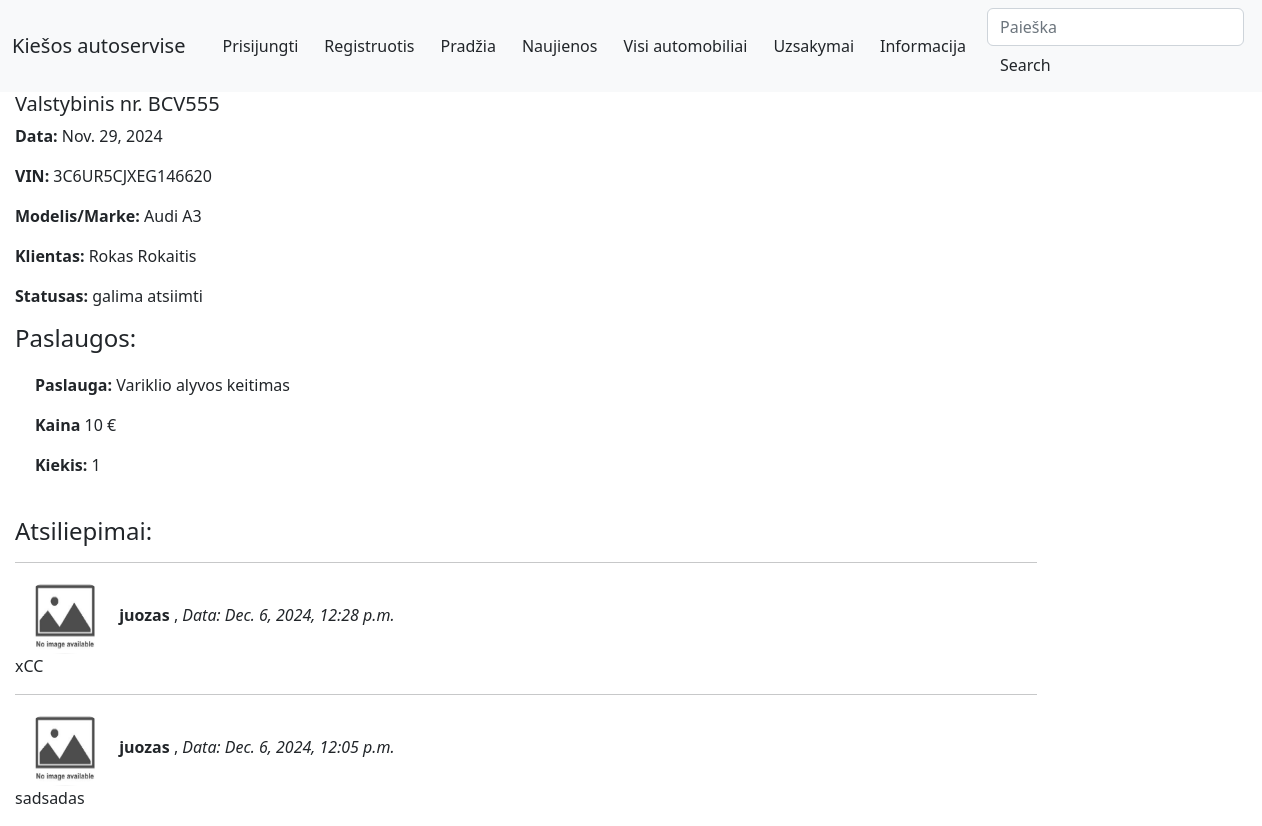
The app's page /autoservice/uzsakymai/4 with its own data.
### autoservice/models.py (models this page shows, shortened)
class Uzsakymas(models.Model):
    data = models.DateField('Data', null=True, blank=True)
    automobilis_id = models.ForeignKey('Automobilis', on_delete=models.CASCADE, null=False)
    bus_sutvarkyta = models.DateField('Bus sutvarkyta', null=True, blank=True)
    savininkas = models.ForeignKey(User, on_delete=models.SET_NULL, null=True, blank=True)
    LOAN_STATUS = (
        ('uzregistruotas', 'Uzregistruota'),
        ('eileje', 'Eileje'),
        ('tvarkomas', 'Tvarkoma'),
        ('galima atsiimti', 'Galima atsiimti'),
        ('atlikta', 'Atlikta'),
    )
    status = models.CharField(
        max_length=20,
        choices=LOAN_STATUS,
        blank=True,
        default='Uzregistruotas',
        help_text='Statusas',
    )
    class Meta:
        ordering = ['bus_sutvarkyta']
        verbose_name_plural = "Uzsakymai"
    def display_automobilis_val_nr(self):
        return self.automobilis_id.valstybinis_nr
    display_automobilis_val_nr.short_description = 'Valstybinis NR.'
    def display_automobilis_vin(self):
        return self.automobilis_id.vin_kodas
    display_automobilis_vin.short_description = 'VIN Kodas.'
    def display_automobilis_client(self):
        return self.automobilis_id.klientas
    display_automobilis_client.short_description = 'Klientas'
    def display_automobilis_marke(self):
        return self.automobilis_id.automobilio_modelis_id
    display_automobilis_marke.short_description = 'Gamintojas/Marke'

class Automobilis(models.Model):
    valstybinis_nr = models.CharField('Valstybinis_NR', max_length=15, help_text='Iveskite Valstybini nr.(pvz AAA000)')
    automobilio_modelis_id = models.ForeignKey('AutomobiloModelis', on_delete=models.CASCADE, null=False,
                                               related_name='automobiliomodelis')
    vin_kodas = models.CharField('VIN_Kodas', max_length=17, help_text='Iveskite VIN (pvz.3C6UR5CJXEG146621)')
    klientas = models.CharField('Klientas', max_length=100, help_text='Vardas Pavarde pvz(Juozas Juozaitis)')
    aprasymas = HTMLField('Aprasymas', help_text='Aprasymas', null=True)
    cover = models.ImageField('Viršelis', upload_to='covers', null=True, blank=True)
    def display_automobilis_modelis(self):
        return f'{self.automobilio_modelis_id.marke} {self.automobilio_modelis_id.modelis}'
    display_automobilis_modelis.short_description = 'Automobilis'
    class Meta:
        verbose_name_plural = "Automobiliai"

class AutomobiloModelis(models.Model):
    marke = models.CharField('Markė', max_length=100, help_text='Iveskite markę (pvz. Ford )')
    modelis = models.CharField('Modelis', max_length=100, help_text='Iveskite modelį (pvz. Focus )')
    def __str__(self):
        return f'{self.marke} {self.modelis}'
    class Meta:
        verbose_name = 'Automobilio Modelis'
        verbose_name_plural = 'Automobilio modeliai'

class UzsakymoEilute(models.Model):
    paslauga_id = models.ForeignKey('Paslauga', on_delete=models.CASCADE, null=False)
    uzsakymo_id = models.ForeignKey('Uzsakymas', on_delete=models.CASCADE, null=False)
    kiekis = models.CharField('Kiekis', max_length=250, help_text='Iveskite kieki')
    class Meta:
        verbose_name = 'Uzsakymo eilutes'
        verbose_name_plural = 'Uzsakymo eilute'

class Paslauga(models.Model):
    pavadinimas = models.CharField('Pavadinimas', max_length=100,
                                   help_text='Iveskite paslaugos pavadinima (pvz.Tepalu keitimas)')
    kaina = models.IntegerField('Kaina', help_text='Iveskite kaina paslaugos(pvz: 199)')
    class Meta:
        verbose_name = 'Paslauga'
        verbose_name_plural = 'Paslaugos'

class UzsakymasReview(models.Model):
    uzsakymas = models.ForeignKey('Uzsakymas', on_delete=models.SET_NULL, null=True, blank=True)
    reviewer = models.ForeignKey(User, on_delete=models.SET_NULL, null=True, blank=True)
    date_created = models.DateTimeField(auto_now_add=True)
    content = models.TextField('Atsiliepimas', max_length=2000)
    class Meta:
        verbose_name = "Atsiliepimas"
        verbose_name_plural = 'Atsiliepimai'
        ordering = ['-date_created']

class Profilis(models.Model):
    user = models.OneToOneField(User, on_delete=models.CASCADE)
    nuotrauka = models.ImageField(default="profile_pics/no-image.jpg", upload_to="profile_pics")

### autoservice/views.py (the view, shortened to what this page needs)
# urls.py: path('uzsakymai/<int:pk>', views.UzsakymasDetailView.as_view(), name='uzsakymas-detail'),
class UzsakymasDetailView(FormMixin,generic.DetailView):
    model = Uzsakymas
    template_name = 'uzsakymas_detail.html'
    form_class = UzsakymasReviewForm

### autoservice/forms.py
class UzsakymasReviewForm(forms.ModelForm):
    class Meta:
        model = UzsakymasReview
        fields = ('content', 'uzsakymas', 'reviewer',)
        widgets = {'uzsakymas': forms.HiddenInput(), 'reviewer': forms.HiddenInput()}

### autoservice/templates/uzsakymas_detail.html (shortened to what this page needs)
{% extends "base.html" %}
{% block content %}
<h5>Valstybinis nr. {{ uzsakymas.automobilis_id.valstybinis_nr }}</h5>
<p><strong>Data: </strong> {{ uzsakymas.data }}</p>
<p><strong>VIN: </strong>{{ uzsakymas.automobilis_id.vin_kodas }}</p>
<p><strong>Modelis/Marke: </strong>{{ uzsakymas.automobilis_id.automobilio_modelis_id }}</p>
<p><strong>Klientas: </strong>{{ uzsakymas.automobilis_id.klientas }}</p>
<p><strong>Statusas: </strong>{{ uzsakymas.status }}</p>
<h4>Paslaugos:</h4>
{% for eilute in uzsakymas.uzsakymoeilute_set.all %}
<div style="margin-left:20px;margin-top:20px">
  <p><strong>Paslauga:</strong> {{ eilute.paslauga_id.pavadinimas }} </p>
  <p><strong>Kaina</strong> {{ eilute.paslauga_id.kaina }} €</p>
  <p><strong>Kiekis:</strong> {{ eilute.kiekis }}</p>
</div>
  <h4>Atsiliepimai:</h4>
  {% if uzsakymas.uzsakymasreview_set.all %}
    {% for review in uzsakymas.uzsakymasreview_set.all %}
      <hr>
       <img class="rounded-circle" src="{{review.reviewer.profilis.nuotrauka.url}}"width="100" height="75">
      <strong>{{ review.reviewer }}  </strong>, <em>Data: {{ review.date_created}}</em>
      <p>{{ review.content }}</p>
    {% endfor %}
  {% else %}
    <p>Užsakymas neturi atsiliepimų</p>
  {% endif %}
{% endfor %}
{% endblock %}

### records on screen
Uzsakymas: automobilis_id.valstybinis_nr "BCV555", data "Nov. 29, 2024", automobilis_id.vin_kodas "3C6UR5CJXEG146620", automobilis_id.automobilio_modelis_id "Audi A3", automobilis_id.klientas "Rokas Rokaitis", status "galima atsiimti"
UzsakymoEilute: paslauga_id.pavadinimas "Variklio alyvos keitimas", paslauga_id.kaina "10", kiekis "1"
UzsakymasReview: reviewer.profilis.nuotrauka (placeholder picture), reviewer "juozas", date_created "Dec. 6, 2024, 12:28 p.m.", content "xCC"
UzsakymasReview: reviewer.profilis.nuotrauka (placeholder picture), reviewer "juozas", date_created "Dec. 6, 2024, 12:05 p.m.", content "sadsadas"
